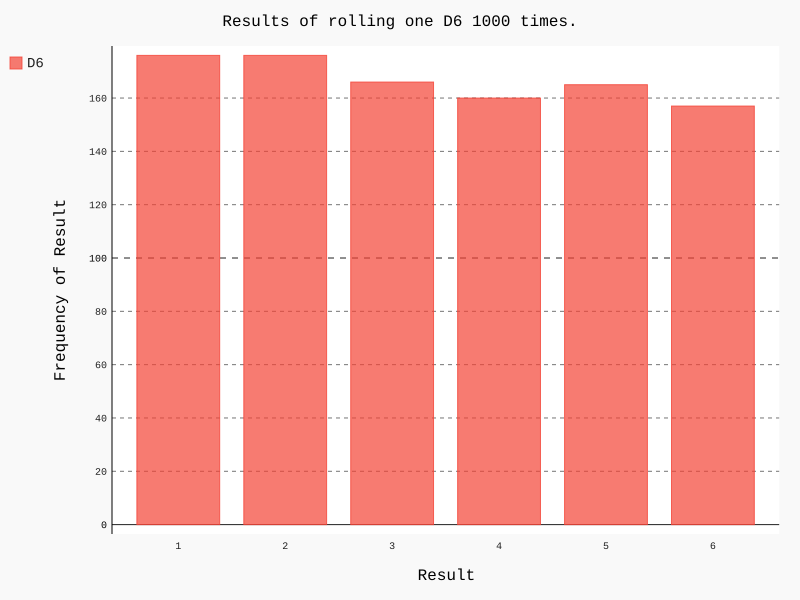

This figure's Python source:
import pygal

from die import Die

# Create a D6.
die = Die()

# Make some rolls, and store results in a list.
results = [die.roll() for roll_num in range(1000)]
    
# Analyze the results.
# this approach is far more efficient than 
# frequencies = []
# for value in range(1, die.num_sides + 1):
#   frequency = resutls.count(value)
#   frequencies.append(frequency)

frequencies = [results.count(value) for value in range(1, die.num_sides+1)]

# Visualize the results.
hist = pygal.Bar()

hist.title = "Results of rolling one D6 1000 times."
hist.x_labels = [str(x) for x in range(1, die.num_sides+1)]
hist.x_title = "Result"
hist.y_title = "Frequency of Result"

hist.add('D6', frequencies)
hist.render_to_file('die_visual.svg')
